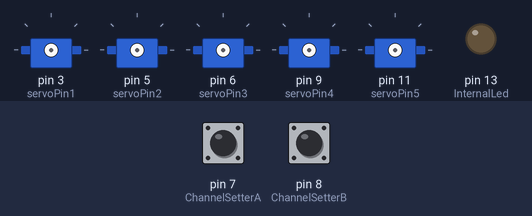
Bench run of a sketch on a simulated Arduino Uno, built with avr-gcc and run on an emulated ATmega328P. Parts: 5 × servo, output pins drawn as LEDs (lit = HIGH). The test bench sets the inputs (shaded band); at power-on: pin 7 (ChannelSetterA) LOW, pin 8 (ChannelSetterB) LOW.

Above: at 0.1 s.
At 0.6 s:
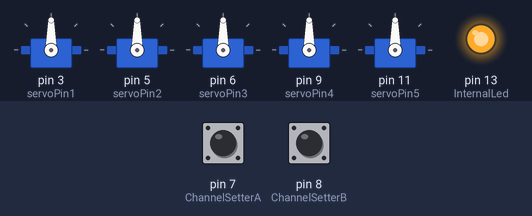
Timing chart, 0 to 2.2 s (numbered marks = the images above):
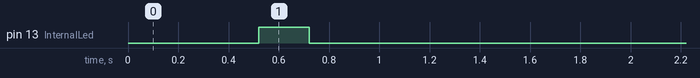

The sketch:

Body13.2.ino
```cpp
// Slave Wire

#include <Wire.h>
#include <Servo.h>

const int InternalLed = 13;
const int ChannelSetterA = 7;
const int ChannelSetterB = 8;
const bool IsDebug = 0;
const int speedMinDelay = 1;
const int speedMaxDelay = 100;

// output PWM
int servoPin1 = 3; // 1 (stretch)
int servoPin2 = 5; // 2 (stretch)
int servoPin3 = 6; // 3  (stretch)
int servoPin4 = 9; //  ring
int servoPin5 = 11; // extra ring
Servo servo1;
Servo servo2;
Servo servo3;
Servo servo4;
Servo servo5;

int speedDelay = 35;

int mini = 20;
int maxi = 180;

int values[] = {mini, mini, mini, mini, mini};
int speedPercentage = 10;

int ts1 = values[0];
int ts2 = values[1];
int ts3 = values[2];
int ts4 = values[3];
int ts5 = values[4];

void setup() {
  Serial.begin(9600);
  // initialize internal LED
  pinMode(InternalLed, OUTPUT);
  digitalWrite(InternalLed, LOW);

  int ch = ReadChannel();
  delay(((ch - 4) * 50) + 20);
  servo1.attach(servoPin1);
  servo2.attach(servoPin2);
  servo3.attach(servoPin3);
  servo4.attach(servoPin4);
  servo5.attach(servoPin5);
  digitalWrite(InternalLed, HIGH);
  delay(200);
  digitalWrite(InternalLed, LOW);

  // read receiver channel from jumper position
  Initialize();
}

void loop() {
  delay(speedDelay);
  MoveToTarget();
  //  Dispatcher();
}

// function that executes whenever data is received from master
// this function is registered as an event, see setup()
void receiveEvent(int howMany) {

  int i = 0;
  while (1 < Wire.available()) { // loop through all but the last
    // read angles for all servos
    values[i] = Wire.read();  // receive byte as an integer
    i++;
  }
  // finally read speed
  speedPercentage = Wire.read();    // receive byte as an integer
  if (speedPercentage > 0 && speedPercentage <= 100)
  {
    speedDelay = speedMinDelay / (speedPercentage / 100.0);
    if (speedDelay > speedMaxDelay)
    {
      speedDelay = speedMaxDelay;
    }
  }
  // show event on internal LED
  SignalReceive();

}


int ReadChannel()
{
  pinMode(ChannelSetterA, INPUT);
  pinMode(ChannelSetterB, INPUT);
  delay(500);
  int b = digitalRead(ChannelSetterB);
  int a = digitalRead(ChannelSetterA);
  int myChannel = 4 + (a * 2 + b * 1);
  if (IsDebug) {
    Serial.println("myChannel = " + String(myChannel) + " a: " + String(a) + " - b: " + String(b) );
  }
  return (myChannel);
}

void ShowChannel(int ch)
{

  for (int i = 0; i < 10; i++)
  {
    digitalWrite(InternalLed, HIGH);
    delay(20);
    digitalWrite(InternalLed, LOW);
    delay(50);
  }
  delay(1000);

  for (int i = 0; i < ch; i++)
  {
    digitalWrite(InternalLed, HIGH);
    delay(300);
    digitalWrite(InternalLed, LOW);
    delay(400);
  }
}

void SignalReceive()
{
  digitalWrite(InternalLed, HIGH);
  delay(30);
  digitalWrite(InternalLed, LOW);
}

void MoveToTarget()
{
  if (ts1 < values[0])
  {
    ts1++;
    servo1.write(ts1);
  }
  if (ts1 > values[0])
  {
    ts1--;
    servo1.write(ts1);
  }

  if (ts2 < values[1])
  {
    ts2++;
    servo2.write(ts2);
  }
  if (ts2 > values[1])
  {
    ts2--;
    servo2.write(ts2);
  }

  if (ts3 < values[2])
  {
    ts3++;
    servo3.write(ts3);
  }
  if (ts3 > values[2])
  {
    ts3--;
    servo3.write(ts3);
  }

  if (ts4 < values[3])
  {
    ts4++;
    servo4.write(ts4);
  }
  if (ts4 > values[3])
  {
    ts4--;
    servo4.write(ts4);
  }

  if (ts5 < values[4])
  {
    ts5++;
    servo5.write(ts5);
  }
  if (ts5 > values[4])
  {
    ts5--;
    servo5.write(ts5);
  }
}

void Initialize()
{
  // read receiver channel from jumper position
  int channel = ReadChannel();
  if (IsDebug)
  {
    ShowChannel(channel);
  }

  // setup receiver channel
  Wire.begin(channel);
  Wire.onReceive(receiveEvent);
}
```
